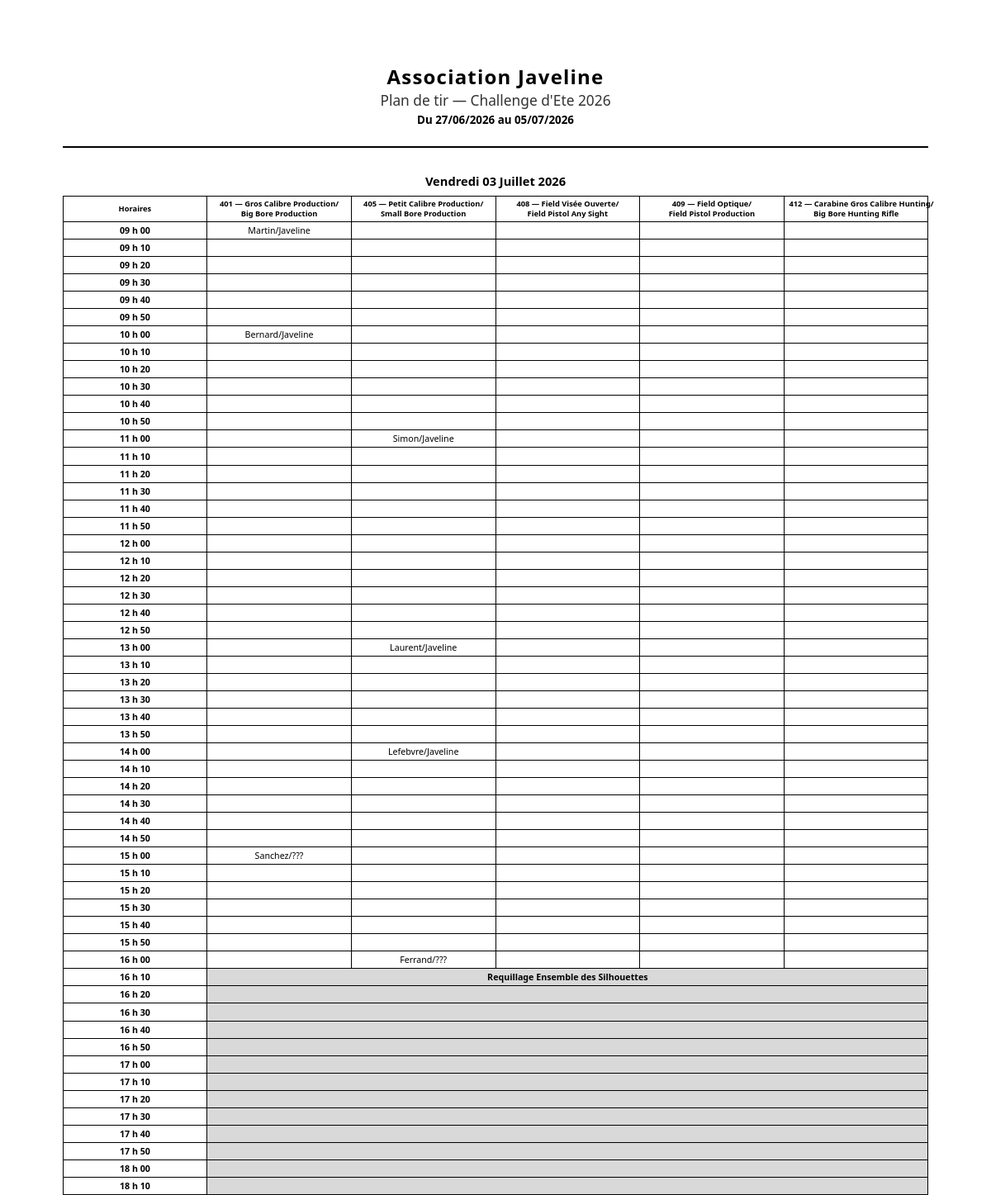
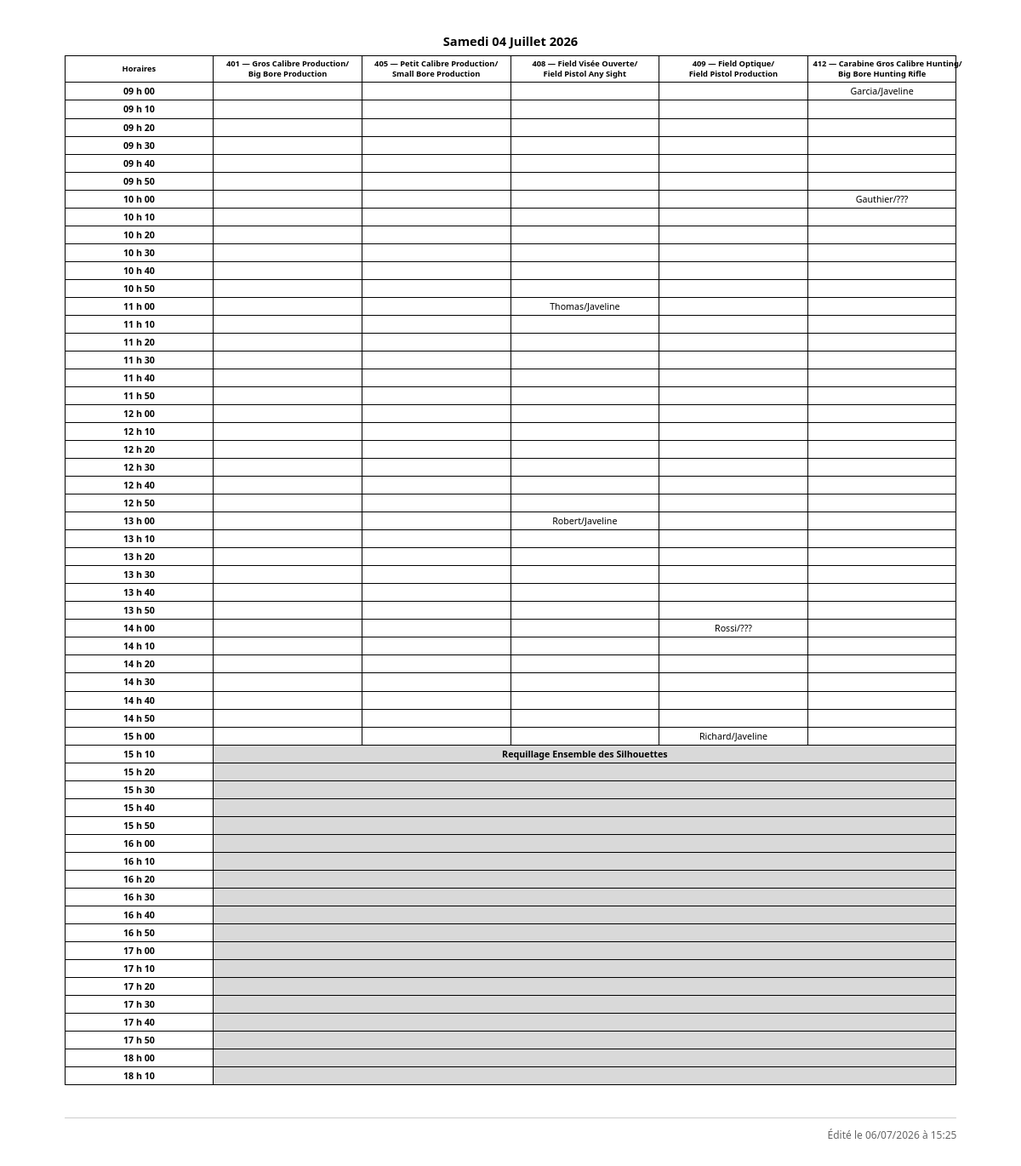
Page /challenges/2/planning on the committed database (2 pictures, top to bottom).
### tables this page shows
CREATE TABLE challenges (
    id          INT UNSIGNED                    NOT NULL AUTO_INCREMENT,
    libelle     VARCHAR(200)                    NOT NULL,
    date_debut  DATE                            NOT NULL,
    date_fin    DATE                            NOT NULL,
    statut      ENUM('ouvert', 'archive')       NOT NULL DEFAULT 'ouvert',
    created_at  DATETIME                        NOT NULL DEFAULT CURRENT_TIMESTAMP,
    PRIMARY KEY (id),
    CONSTRAINT chk_dates CHECK (date_fin >= date_debut)
);

CREATE TABLE disciplines (
    id          INT UNSIGNED    NOT NULL AUTO_INCREMENT,
    code        SMALLINT        NOT NULL UNIQUE,
    libelle_fr  VARCHAR(100)    NOT NULL,
    libelle_en  VARCHAR(100)    NOT NULL,
    qualif_f1   SMALLINT        NOT NULL DEFAULT 0,
    qualif_f2   SMALLINT        NOT NULL DEFAULT 0,
    PRIMARY KEY (id)
);

### app/controllers/ChallengeController.php (called while the page is built, shortened)
<?php
require_once APP_ROOT . '/app/models/InscriptionModel.php';
class ChallengeController extends Controller
{
    private ChallengeModel    $model;
    private InscriptionModel  $inscriptions;
    public function __construct()
    {
        $this->model        = new ChallengeModel();
        $this->inscriptions = new InscriptionModel();
    }
    public function planning(string $id): void
    {
        $id = (int) $id;
        $challenge = $this->model->findById($id);
        $planning = $this->inscriptions->findPlanning($id);
        $this->render('challenges/print_planning', [
            'titrePage' => 'Planning — ' . htmlspecialchars($challenge['libelle']),
            'challenge' => $challenge,
            'planning'  => $planning,
        ], 'print');
    }
}

### index.php (called while the page is built, shortened)
<?php
require_once APP_ROOT . '/core/Database.php';
require_once APP_ROOT . '/core/Model.php';
require_once APP_ROOT . '/core/Router.php';
$router = new Router();
$router->dispatch();

### core/Database.php (called while the page is built, shortened)
<?php
class Database
{
    private static ?PDO $instance = null;
    public static function getInstance(): PDO
    {
        if (self::$instance === null) {
            $dsn = 'mysql:host=' . DB_HOST
                 . ';dbname=' . DB_NAME
                 . ';charset=' . DB_CHARSET;
            $options = [
                PDO::ATTR_ERRMODE            => PDO::ERRMODE_EXCEPTION,
                PDO::ATTR_DEFAULT_FETCH_MODE => PDO::FETCH_ASSOC,
                PDO::ATTR_EMULATE_PREPARES   => false,
            ];
            try {
                self::$instance = new PDO($dsn, DB_USER, DB_PASS, $options);
            } catch (PDOException $e) {
                if (APP_ENV === 'development') {
                    die('Erreur de connexion à la base de données : ' . $e->getMessage());
                } else {
                    die('Erreur de connexion à la base de données. Veuillez réessayer plus tard.');
                }
            }
        }
        return self::$instance;
    }
}

### core/Model.php (called while the page is built, shortened)
<?php
abstract class Model
{
    protected PDO $db;
    protected string $table = '';
    public function __construct()
    {
        $this->db = Database::getInstance();
    }
    public function findById(int $id): array|false
    {
        $stmt = $this->db->prepare('SELECT * FROM ' . $this->table . ' WHERE id = :id');
        $stmt->execute([':id' => $id]);
        return $stmt->fetch();
    }
}

### app/models/InscriptionModel.php (called while the page is built, shortened)
<?php
require_once APP_ROOT . '/core/Model.php';
class InscriptionModel extends Model
{
    public function findPlanning(int $challengeId): array
    {
        $sql = "SELECT
                    d.code              AS discipline_code,
                    d.libelle_fr        AS discipline_fr,
                    d.libelle_en        AS discipline_en,
                    CASE WHEN i.tireur_type = 'membre'
                         THEN m.nom   ELSE e.nom   END AS nom,
                    CASE WHEN i.tireur_type = 'membre'
                         THEN m.prenom ELSE e.prenom END AS prenom,
                    i.tireur_type,
                    CASE WHEN i.tireur_type = 'membre'
                         THEN 'Javeline' ELSE e.club END AS club,
                    CASE WHEN i.tireur_type = 'membre'
                         THEN m.coach ELSE e.coach END AS coach,
                    ma.date_match,
                    ma.heure_debut,
                    ma.heure_fin
                FROM inscriptions i
                JOIN disciplines d   ON d.id = i.discipline_id
                JOIN matchs ma       ON ma.inscription_id = i.id
                LEFT JOIN membres m  ON i.tireur_type = 'membre'  AND m.id = i.tireur_id
                LEFT JOIN externes e ON i.tireur_type = 'externe' AND e.id = i.tireur_id
                WHERE i.challenge_id = :cid
                ORDER BY ma.date_match ASC, ma.heure_debut ASC, nom ASC, prenom ASC";
        $stmt = $this->db->prepare($sql);
        $stmt->execute([':cid' => $challengeId]);
        return $stmt->fetchAll();
    }
}

### app/views/challenges/print_planning.php (the view, shortened to what this page needs)
<?php
$joursFr = [0 => 'Dimanche', 1 => 'Lundi', 2 => 'Mardi', 3 => 'Mercredi', 4 => 'Jeudi', 5 => 'Vendredi', 6 => 'Samedi'];
$moisFr  = [1 => 'Janvier', 2 => 'Fevrier', 3 => 'Mars', 4 => 'Avril', 5 => 'Mai', 6 => 'Juin',
            7 => 'Juillet', 8 => 'Aout', 9 => 'Septembre', 10 => 'Octobre', 11 => 'Novembre', 12 => 'Decembre'];
$parJour = [];
foreach ($planning as $m) {
    $parJour[$m['date_match']][] = $m;
}
ksort($parJour);
$disciplines = [];
foreach ($planning as $m) {
    $code = (int) $m['discipline_code'];
    if (!isset($disciplines[$code])) {
        $disciplines[$code] = ['fr' => $m['discipline_fr'], 'en' => $m['discipline_en']];
    }
}
ksort($disciplines);
$nbCols = count($disciplines);
$planningDebut  = '09:00';
$planningFinMin = '18:10';
$dateDebutChallenge = date('d/m/Y', strtotime($challenge['date_debut']));
$dateFinChallenge2   = date('d/m/Y', strtotime($challenge['date_fin']));
?>
<div class="fiche fiche-planning">
    <div class="fiche-entete">
        <h1>Association Javeline</h1>
        <h2>Plan de tir — <?= htmlspecialchars($challenge['libelle']) ?></h2>
        <p class="planning-dates-challenge">
            <?= $dateDebutChallenge === $dateFinChallenge2
                ? 'Le ' . $dateDebutChallenge
                : 'Du ' . $dateDebutChallenge . ' au ' . $dateFinChallenge2 ?>
        </p>
    </div>
    <?php if (empty($planning)): ?>
        <p>Aucun match planifié pour le moment.</p>
    <?php else: ?>
        <?php
        $dateDebutChallengeIso = date('Y-m-d', strtotime($challenge['date_debut']));
        $dateFinChallenge      = date('Y-m-d', strtotime($challenge['date_fin']));
        foreach ($parJour as $date => $matchsJour):
            $index      = [];
            $dernierFin = $planningFinMin;
            foreach ($matchsJour as $m) {
                $slot  = substr($m['heure_debut'], 0, 5);
                $code  = (int) $m['discipline_code'];
                $coach = $m['coach'];
                if (!$coach) {
                    $coach = $m['tireur_type'] === 'membre' ? 'Javeline' : '???';
                }
                $index[$slot][$code][] = $m['nom'] . '/' . $coach;
            }
            $creneaux = [];
            $curseur  = strtotime($planningDebut);
            $limite   = max(strtotime($planningFinMin), strtotime($dernierFin));
            while ($curseur <= $limite) {
                $creneaux[] = date('H:i', $curseur);
                $curseur += 600;
            }
            $estPremierJour = $date === $dateDebutChallengeIso;
            $dernierCreneauUtilise = !empty($index) ? max(array_keys($index)) : '09:50';
            $debutCloture   = date('H:i', strtotime($dernierCreneauUtilise) + 600);
            $estDernierJour = $date === $dateFinChallenge;
            $derniereLigne  = $creneaux[count($creneaux) - 1];
            $jourSemaine = $joursFr[(int) date('w', strtotime($date))];
            $libelleJour = $jourSemaine . ' ' . date('d', strtotime($date)) . ' ' . $moisFr[(int) date('n', strtotime($date))] . ' ' . date('Y', strtotime($date));
        ?>
        <div class="planning-jour">
            <h3 class="planning-date"><?= htmlspecialchars($libelleJour) ?></h3>
            <table class="fiche-table planning-table">
                <thead>
                    <tr>
                        <th class="planning-col-horaire">Horaires</th>
                        <?php foreach ($disciplines as $code => $libelle): ?>
                        <th><?= (int) $code ?> — <?= htmlspecialchars($libelle['fr']) ?>/<br><?= htmlspecialchars($libelle['en']) ?></th>
                        <?php endforeach; ?>
                    </tr>
                </thead>
                <tbody>
                    <?php foreach ($creneaux as $heure):
                        $estOuverture = $estPremierJour && $heure >= '09:00' && $heure <= '09:50';
                        $estCloture   = !$estOuverture && $heure >= $debutCloture;
                        $libelleCloture = '';
                        if ($estCloture) {
                            if ($estDernierJour) {
                                $libelleCloture = $heure === $derniereLigne
                                    ? 'Remise des médailles'
                                    : ($heure === $debutCloture ? 'Rangement des bêtes' : '');
                            } else {
                                $libelleCloture = $heure === $debutCloture ? 'Requillage Ensemble des Silhouettes' : '';
                            }
                        }
                    ?>
                    <tr>
                        <td class="planning-col-horaire"><?= str_replace(':', ' h ', $heure) ?></td>
                        <?php if ($estOuverture): ?>
                            <?php if ($heure === '09:00'): ?>
                            <td class="planning-case-grise planning-case-ouverture" colspan="<?= $nbCols ?>" rowspan="6">
                                Ouverture et préparation du stand
                            </td>
                            <?php endif; ?>
                        <?php elseif ($estCloture): ?>
                            <td class="planning-case-grise" colspan="<?= $nbCols ?>">
                                <?= htmlspecialchars($libelleCloture) ?>
                            </td>
                        <?php else: ?>
                            <?php foreach ($disciplines as $code => $libelle): ?>
                            <td class="planning-case">
                                <?= isset($index[$heure][$code])
                                    ? implode('<br>', array_map('htmlspecialchars', $index[$heure][$code]))
                                    : '' ?>
                            </td>
                            <?php endforeach; ?>
                        <?php endif; ?>
                    </tr>
                    <?php endforeach; ?>
                </tbody>
            </table>
        </div>
        <?php endforeach; ?>
        <p class="fiche-pied">
            Édité le <?= date('d/m/Y à H:i') ?>
        </p>
    <?php endif; ?>
</div>

### core/Router.php (shortened to what this page needs)
<?php
class Router
{
    private array $routes = [];
    public function get(string $chemin, string $controleur, string $methode): void
    {
        $this->routes['GET'][$chemin] = [$controleur, $methode];
    }
    public function post(string $chemin, string $controleur, string $methode): void
    {
        $this->routes['POST'][$chemin] = [$controleur, $methode];
    }
    public function dispatch(): void
    {
        $methodeHttp = $_SERVER['REQUEST_METHOD'] ?? 'GET';
        $uri         = parse_url($_SERVER['REQUEST_URI'], PHP_URL_PATH);
        $base = parse_url(APP_URL, PHP_URL_PATH);
        if ($base && str_starts_with($uri, $base)) {
            $uri = substr($uri, strlen($base));
        }
        $uri = '/' . ltrim($uri, '/');
        foreach ($this->routes[$methodeHttp] ?? [] as $patron => $cible) {
            $regex = preg_replace('/:([a-z_]+)/', '([^/]+)', $patron);
            if (preg_match('#^' . $regex . '$#', $uri, $matches)) {
                array_shift($matches);
                [$controleur, $action] = $cible;
                $this->appeler($controleur, $action, $matches);
                return;
            }
        }
    }
    private function appeler(string $controleur, string $action, array $params = []): void
    {
        $instance = new $controleur();
        call_user_func_array([$instance, $action], $params);
    }
}

### public/css/fiche-print.css (style rules this page uses)
* { box-sizing: border-box; margin: 0; padding: 0; }
body { font-family: 'Segoe UI', Arial, sans-serif; font-size: 12pt; color: #000; background: #fff; padding: 2cm; }
.fiche { max-width: 18cm; margin: 0 auto; }
.fiche-entete { text-align: center; border-bottom: 2px solid #000; padding-bottom: 0.6cm; margin-bottom: 0.8cm; }
.fiche-entete h1 { font-size: 18pt; letter-spacing: 0.05em; }
.fiche-entete h2 { font-size: 13pt; font-weight: normal; color: #333; }
.fiche-table { width: 100%; border-collapse: collapse; margin-bottom: 0.8cm; }
.fiche-table th, .fiche-table td { border: 1px solid #bbb; padding: 0.3cm 0.4cm; vertical-align: top; }
.fiche-table th { background-color: #f0f0f0; font-weight: 600; white-space: nowrap; width: 22%; }
.fiche-pied { text-align: right; font-size: 9pt; color: #666; border-top: 1px solid #ccc; padding-top: 0.3cm; }
.fiche-planning { max-width: none; }
.planning-dates-challenge { font-size: 10pt; font-weight: 700; margin-top: 0.1cm; }
.planning-jour { margin-bottom: 1cm; }
.planning-jour + .planning-jour { page-break-before: always; }
.planning-date { font-size: 11pt; font-weight: 700; text-align: center; margin-bottom: 0.2cm; }
.planning-table { font-size: 8pt; table-layout: fixed; border: 1px solid #000; }
.planning-table th, .planning-table td { border: 1px solid #000; padding: 0.08cm 0.15cm; text-align: center; vertical-align: middle; word-wrap: break-word; }
.planning-table thead th { background-color: #fff; font-weight: 700; font-size: 7pt; line-height: 1.3; }
.planning-col-horaire { width: 2.2cm; white-space: nowrap; font-weight: 600; }
.planning-case { height: 0.5cm; }
.planning-case-grise { background-color: #d9d9d9; font-weight: 700; }
* { -webkit-print-color-adjust: exact; print-color-adjust: exact; }

### rows in the picture
challenges: libelle "Challenge d'Ete 2026", date_debut "27/06/2026", date_fin "05/07/2026"
disciplines: code "405", code "Simon/Javeline", code "Laurent/Javeline", code "Lefebvre/Javeline", code "Ferrand/???"
disciplines: code "409", code "Rossi/???", code "Richard/Javeline"

### other values in the picture
$libelleJour "Vendredi 03 Juillet 2026"
$code "401"
$libelle['fr'] "Gros Calibre Production"
$libelle['en'] "Big Bore Production"
$libelle['fr'] "Petit Calibre Production"
$libelle['en'] "Small Bore Production"
$code "408"
$libelle['fr'] "Field Visée Ouverte"
$libelle['en'] "Field Pistol Any Sight"
$code "409"
$libelle['fr'] "Field Optique"
$libelle['en'] "Field Pistol Production"
$code "412"
$libelle['fr'] "Carabine Gros Calibre Hunting"
$libelle['en'] "Big Bore Hunting Rifle"
